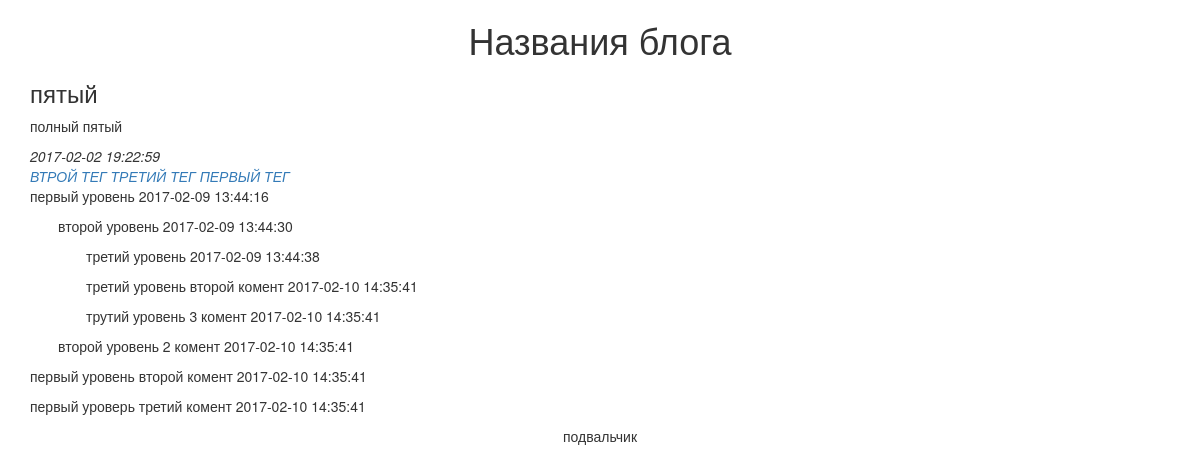
The app's page /article.php?id=5 with its own data.
### tables this page shows
CREATE TABLE `post` (
  `post_id` bigint(20) NOT NULL,
  `post_title` varchar(255) DEFAULT NULL,
  `post_text` text,
  `post_create_datetime` datetime DEFAULT NULL,
  `post_update_datetime` timestamp NOT NULL DEFAULT CURRENT_TIMESTAMP ON UPDATE CURRENT_TIMESTAMP
);

CREATE TABLE `comment` (
  `comment_id` bigint(20) UNSIGNED NOT NULL,
  `post_id` bigint(20) DEFAULT NULL,
  `comment_parent_id` bigint(20) DEFAULT NULL,
  `comment_username` varchar(255) DEFAULT NULL,
  `comment_text` text,
  `comment_datetime` timestamp NOT NULL DEFAULT CURRENT_TIMESTAMP ON UPDATE CURRENT_TIMESTAMP
);

### article.php (called while the page is built)
<?php
    require_once("db.php");
    require_once("models/articles.php");
    $link = db_connect();
    $article = articles_get($link, $_GET["id"]);
    $com_pr = articles_com($link, $_GET["id"]);
    include("views/article.php");

### models/articles.php (the view, shortened to what this page needs)
<?php
function articles_get($link, $post_id) {
    $query = sprintf("select
                        post.post_id,
                        post.post_title,
                        post.post_text,
                        post.post_create_datetime,
                        tag.tag_title,
                        tag.tag_title,
                        count(post.post_id) as tag_n,
                        group_concat(tag.tag_title) as tag_name,
                        group_concat(tag.tag_id) as tag_id
                    from
                        post
                        left join post_to_tag on (post.post_id=post_to_tag.post_id)
                            left join tag on (post_to_tag.tag_id=tag.tag_id)
                    where
                        post.post_id=%d
                    group by
                        post.post_id desc",(int)$post_id) ;
    $result = mysqli_query($link, $query);
    $article = mysqli_fetch_assoc($result);
        $tag_name = explode(",", $article[tag_name]);
        $tag_id = explode(",", $article[tag_id]);
        $tag_id_name = array_combine($tag_id, $tag_name);
        $article[tag_id_name] = $tag_id_name;
    return $article;
}
function articles_com($link, $id){
    $query = sprintf("select
                            comment.comment_id,
                            comment.comment_parent_id,
                            comment.comment_text,
                            comment.comment_datetime
                    from
                        comment
                    where
                        post_id=%d
                    group by
                        comment_id",(int)$id);
    $result = mysqli_query($link, $query);
    $n_rows = mysqli_num_rows($result);
    $com_per = array();
    for ($i=0; $i < $n_rows; $i++)
    {
        $row = mysqli_fetch_assoc($result);
        $com_per[$row['comment_id']] = $row;
    }
    return $com_per;
}
function com_print($com_pr, $perens, $text_indent) {
    foreach ($com_pr as $com) {
        if ($com[comment_parent_id] == $perens) {
    echo("<div class='coment'>");
            echo('<p style="text-indent:'. $text_indent .'em">');
            echo($com[comment_text]. " ");
            echo($com[comment_datetime]);
    echo("</div>");
        }
    }
}

### views/article.php (shortened to what this page needs)
<!DOCTYPE html>
<html>
    <head>
        <link rel="stylesheet" href="../style.css">
        <link rel="stylesheet" href="https://maxcdn.bootstrapcdn.com/bootstrap/3.3.7/css/bootstrap.min.css">
    </head>
    <body>
        <div class="container">
            <div class="title"><h1> Названия блога</h1></div>
                 <div class="article">
                    <h3><?=$article['post_title']?></h3>
                    <p><?=$article['post_text']?></p>
                    <em><?=$article['post_create_datetime']?></em>
                        <div>
                            <?php foreach($article[tag_id_name] as $id_tag => $tag_name): ?>
                                <em><a href="articles_tag.php?id_tag=<?= $id_tag?>">
                                    <?=$tag_name?></a> </em>
                                        <?php endforeach ?>
                        </div>
                        </div>
                            <?=com_print($com_pr, 0, 0); ?>
                        </div>
        <footer>
            <p> подвальчик </p>
        </footer>
    </body>
</html>

### style.css (style rules this page uses)
footer { text-align: center; }
.title { text-align: center; }

### records on screen
post: post_title "пятый", post_text "полный пятый", post_create_datetime "2017-02-02 19:22:59"
comment: comment_text "первый уровень", comment_datetime "2017-02-09 13:44:16"
comment: comment_text "второй уровень", comment_datetime "2017-02-09 13:44:30"
comment: comment_text "третий уровень", comment_datetime "2017-02-09 13:44:38"
comment: comment_text "третий уровень второй комент", comment_datetime "2017-02-10 14:35:41"
comment: comment_text "трутий уровень 3 комент", comment_datetime "2017-02-10 14:35:41"
comment: comment_text "второй уровень 2 комент", comment_datetime "2017-02-10 14:35:41"
comment: comment_text "первый уровень второй комент", comment_datetime "2017-02-10 14:35:41"
comment: comment_text "первый уроверь третий комент", comment_datetime "2017-02-10 14:35:41"

### other values on screen
$tag_name "ВТРОЙ ТЕГ"
$tag_name "ТРЕТИЙ ТЕГ"
$tag_name "ПЕРВЫЙ ТЕГ"
